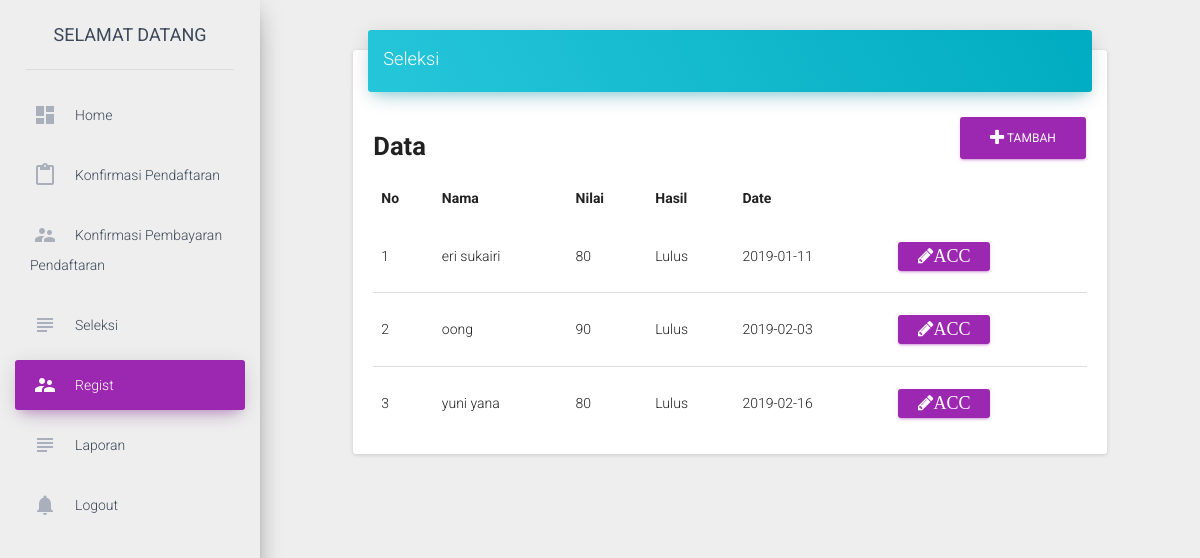
The app's page /dashboard/index.php?page=19 (signed in) with its own data.
### tables this page shows
CREATE TABLE IF NOT EXISTS `tb_seleksi` (
  `Id_test` int(11) NOT NULL AUTO_INCREMENT,
  `id_user` int(11) NOT NULL,
  `nilai` int(11) NOT NULL,
  `hasil` varchar(10) NOT NULL,
  `tgl` date NOT NULL,
  PRIMARY KEY (`Id_test`)
);

CREATE TABLE IF NOT EXISTS `pendaftaran` (
  `Id` int(11) NOT NULL AUTO_INCREMENT,
  `nama` varchar(100) DEFAULT NULL,
  `nama_panggilan` varchar(50) DEFAULT NULL,
  `tempat_lahir` varchar(50) DEFAULT NULL,
  `tanggal_lahir` date DEFAULT NULL,
  `jenis_kelamin` char(1) DEFAULT NULL,
  `anak_ke` int(11) DEFAULT NULL,
  `jumlah_saudara` int(11) DEFAULT NULL,
  `di_jakarta_ikut` varchar(100) DEFAULT NULL,
  `nama_ayah` varchar(255) DEFAULT NULL,
  `tempat_lahir_ayah` varchar(255) DEFAULT NULL,
  `tanggal_lahir_ayah` date DEFAULT NULL,
  `pendidikan_terakhir_ayah` varchar(50) DEFAULT NULL,
  `pekerjaan_ayah` varchar(255) DEFAULT NULL,
  `agama_ayah` varchar(255) DEFAULT NULL,
  `nama_ibu` varchar(255) DEFAULT NULL,
  `tempat_lahir_ibu` varchar(255) DEFAULT NULL,
  `tanggal_lahir_ibu` date DEFAULT NULL,
  `pendidikan_terakhir_ibu` varchar(255) DEFAULT NULL,
  `pekerjaan_ibu` varchar(255) DEFAULT NULL,
  `agama_ibu` varchar(255) DEFAULT NULL,
  `telp` varchar(255) DEFAULT NULL,
  `upload_akte` varchar(255) DEFAULT NULL,
  `upload_kartu_keluarga` varchar(255) DEFAULT NULL,
  `foto_anak` varchar(255) DEFAULT NULL,
  `foto_keluarga` varchar(255) DEFAULT NULL,
  PRIMARY KEY (`Id`)
);

### dashboard/include/seleksi.php (the view, shortened to what this page needs)
<div class="row">
    <div class="col-sm-12 col-md-8 col-lg-10 col-lg-offset-1">
        <div class="card" style="margin-top: 50px">
            <div class="card-header" data-background-color="blue">
                <h4 class="title">Seleksi </h4>
            </div>
            <div class="card-content">
                <a href="index.php?page=31" class="btn btn-primary btn-md pull-right"><i class="fa fa-plus"></i> Tambah </a>
                <h3 style="overflow: hidden;"><b>Data </b></h3>
                        <table class="table table-hover">
                              <thead>
                                    <tr>
                                         <td><b>No</b></td>
              <td><b>Nama</b></td>
              <td><b>Nilai</b></td>
              <td><b>Hasil</b></td>
              <td><b>Date</b></td>
                                    </tr>
                              </thead>
                            <tbody>
                              <?php
                                    $query = "select tb_seleksi.Id_test,nilai,hasil,nama,tgl from tb_seleksi inner join pendaftaran on tb_seleksi.id_user=pendaftaran.Id where hasil='Lulus' ";
                                    $exec  = mysqli_query($conn,$query);
                                    if ($exec) {
                                          $count = mysqli_num_rows($exec);
                                          if ($count > 0) {
                                                $no = 0;
                                                while ($rows = mysqli_fetch_array($exec)) {
                              ?>
                                                      <tr>
                                                                 <td><?php echo ++$no; ?></td>
                      <td><?php echo $rows['nama'] ?></td>
                      <td><?php echo $rows['nilai'] ?></td>
                      <td><?php echo $rows['hasil'] ?></td>
                      <td><?php echo $rows['tgl'] ?></td>
                      <td>
                        <a href="index.php?page=32&Id_test=<?php echo $rows['Id_test'] ?>" class="btn btn-primary btn-sm"><i class="fa fa-pencil">Acc</i></a>
                      </td>
                                                            </tr>
                              <?php
                                                }
                                          }else{
                              ?>
                                          <tr>
                                                      <td colspan="6" align="center"><h4><b>Kosong</b></h4></td>
                                                </tr>
                              <?php
                                          }
                                    }else{
                                          echo mysqli_error($conn);
                                    }
                              ?>
                            </tbody>
                        </table>
            </div>
        </div>
    </div>
</div>

### records on screen
tb_seleksi: pendaftaran.nama "eri sukairi", nilai "80", hasil "Lulus", tgl "2019-01-11"
tb_seleksi: pendaftaran.nama "oong", nilai "90", hasil "Lulus", tgl "2019-02-03"
tb_seleksi: pendaftaran.nama "yuni yana", nilai "80", hasil "Lulus", tgl "2019-02-16"
